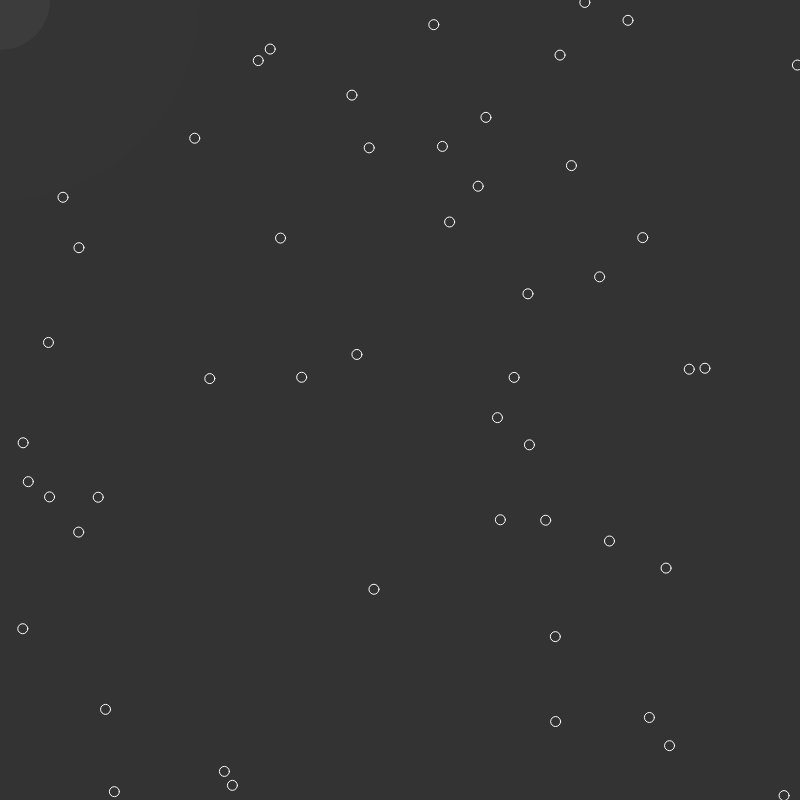
Frame 1 (no input)
Frame 60 (no input): identical to frame 1, image omitted
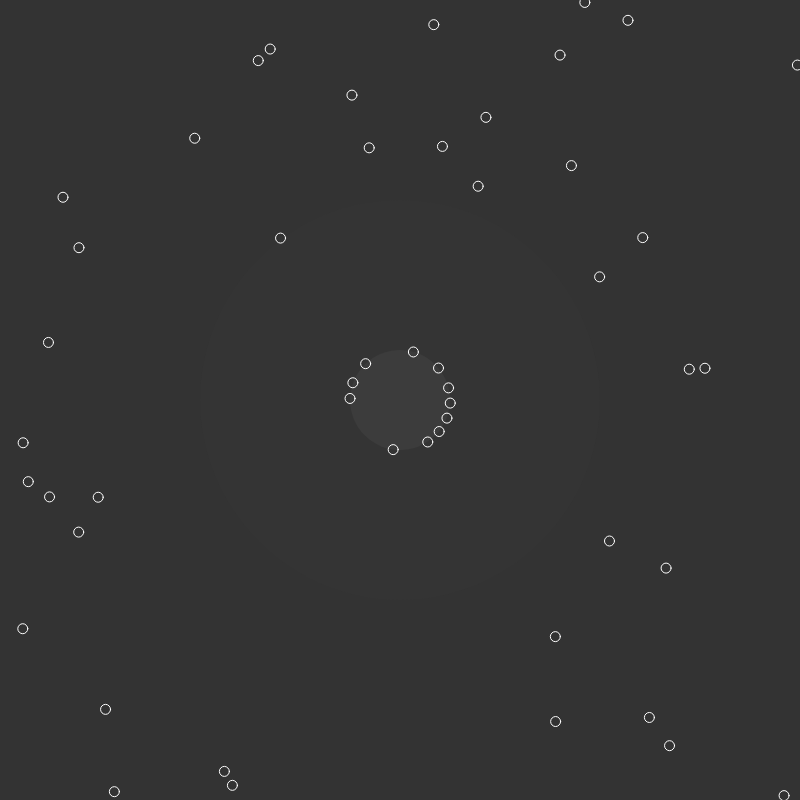
Frame 120 (the mouse pressed at the canvas centre since frame 60)

The p5.js sketch that drew these frames (run headless with seeded random() and noise() and a simulated clock; from frame 60 on, the mouse is pressed at the canvas centre):

// p5.js sketch
// ── sketch.js
const NUM = 50;
var balls = [];
const FRAMES = 60;

function setup() {
  createCanvas(800, 800);
  let i = 0;
  while (i < NUM) {
    balls.push(new Ball());
    i++;
  }
}

function draw() {
  background(51);
  
  let target = createVector(mouseX,mouseY);
  
  push();
  noStroke();
  fill(52);
  ellipse(target.x,target.y,400);
  fill(60);
  ellipse(target.x,target.y,100);  
  pop();
  
  let i = 0;
  while ( i < FRAMES){
    for (let ball_a of balls){
      for (let ball_b of balls){
        if(ball_a != ball_b){
          ball_a.force_rep(ball_b.pos);
        }
      }
      ball_a.force_att(target);
      ball_a.update();
    }
    i++;
  }
  for (let ball of balls){
    ball.show();
  }
}

class Ball{
  constructor(){
    this.pos = createVector(random(width),random(height));
    this.vel = createVector(0,0);
    this.acc = createVector(0,0);
    this.dia = 10;
    this.fri = 0.2;
  }
  force_att(tar){
    let d = dist(this.pos.x,this.pos.y,tar.x,tar.y);
    if (d > 50 && d<200){
      let move = createVector(tar.x-this.pos.x,tar.y-this.pos.y);
      move.setMag(1);
      this.acc.add(move);
    }
    if (d < 50){
      let move = createVector(tar.x-this.pos.x,tar.y-this.pos.y);
      move.setMag(-2);
      this.acc.add(move);
    }
  }
  force_rep(tar){
    let d = dist(this.pos.x,this.pos.y,tar.x,tar.y);
    if (d < this.dia*1.5){
      let move = createVector(tar.x-this.pos.x,tar.y-this.pos.y);
      move.setMag(-5);
      this.acc.add(move);
    }
  }
  force_click(tar){
    let d = dist(this.pos.x,this.pos.y,tar.x,tar.y);
    if (d < 70){
      let move = createVector(tar.x-this.pos.x,tar.y-this.pos.y);
      move.setMag(-700);
      this.acc.mult(0);
      this.acc.add(move); 
    }
  }
  update(tar){
    this.vel.add(this.acc);
    this.vel.mult(this.fri);
    this.pos.add(this.vel);
    if (this.vel.mag()<0.1){this.vel.mult(0);}
    this.acc.mult(0);
  }
  show(){
    push();
    stroke(255);
    noFill();
    let x = this.pos.x;
    let y = this.pos.y;
    let d = this.dia;
    ellipse(x,y,d);
    pop();
  }
  
}

function mouseClicked() {
  let target = createVector(mouseX,mouseY);
  for (let ball of balls){
    ball.force_click(target);
  }
  for (let ball of balls){
    ball.update();
  }
}

// ── style.css
html, body {
	margin: 0;
  	padding: 0;
}
canvas {
  	display: block;
    position: absolute;
    top:0;
    bottom: 0;
    left: 0;
	right: 0;
	margin:auto;
}
